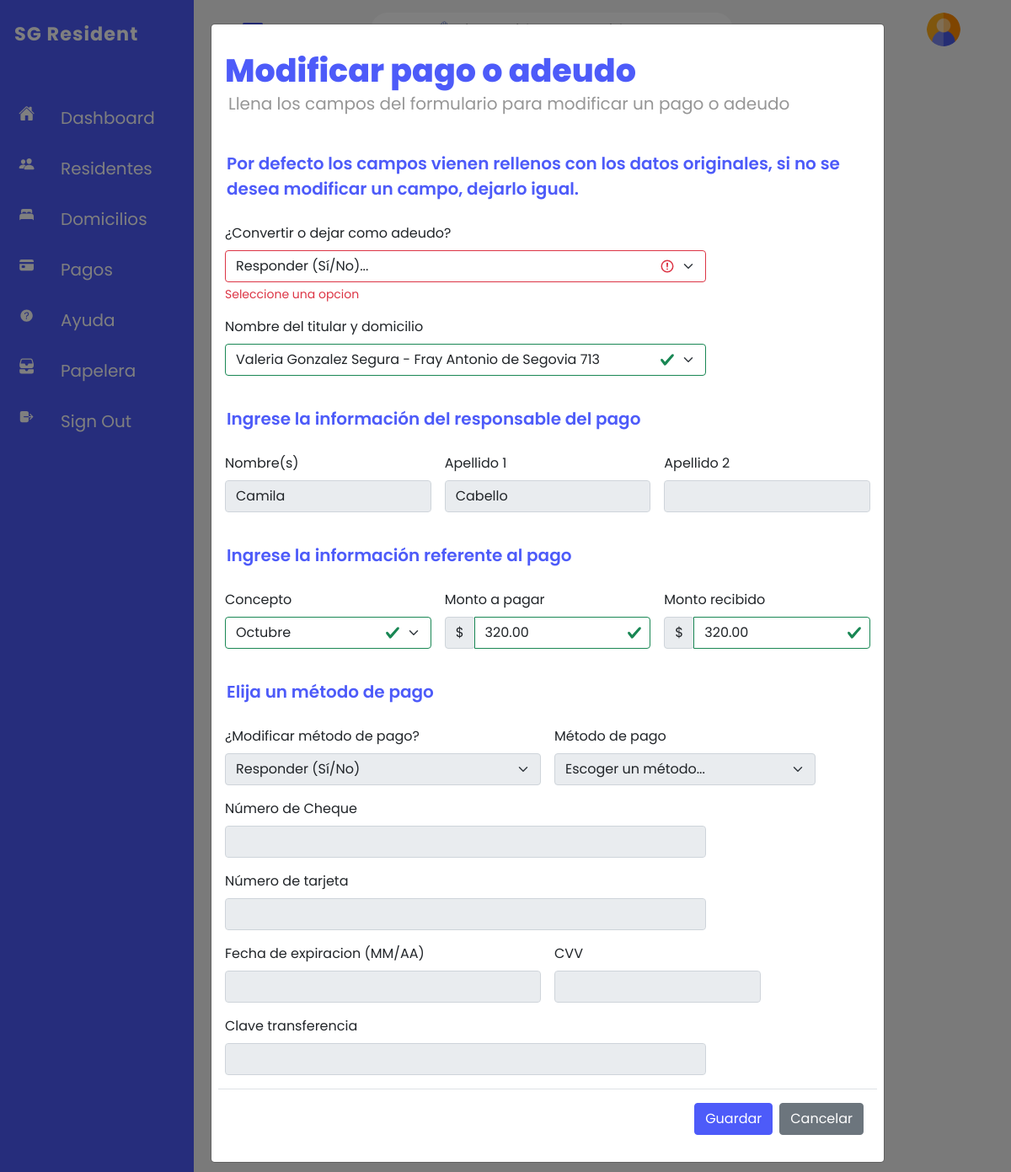
The page /configuraciones/operaciones_pago/mod_pago.php?id_=1 on the database its author committed.
### tables this page shows
CREATE TABLE pago(
	ID_PAGO			INT 			auto_increment			PRIMARY KEY,
	MES				VARCHAR(20)		NOT NULL,
	MONTO	 		DECIMAL(6,2)	DEFAULT 320.00,
	RECIBIDO		DECIMAL(6,2)	NULL,
	FCHA_PAGO		TIMESTAMP		DEFAULT current_timestamp,
	NOM_PAGADOR		VARCHAR(50) 	NULL,
	PAG_APELL_1		VARCHAR(50)		NULL,
	PAG_APELL_2		VARCHAR(50)		NULL,
	ADEUDO 			BIT				DEFAULT 0,
	INACTIVO		BIT 			DEFAULT 0,
	ID_TITULAR		INT,
	
	CONSTRAINT FKPago FOREIGN KEY(ID_TITULAR)  
		REFERENCES titular(ID_TITULAR) 
		ON UPDATE CASCADE
        ON DELETE SET NULL
);

### configuraciones/operaciones_pago/mod_pago.php (the view, shortened to what this page needs)
<?php
    include_once '../conexion_bd.php';
    $id = $_GET['id_'];
    $rsP = mysqli_query($conexion, "SELECT * FROM pago WHERE ID_PAGO = $id");
    $pago = mysqli_fetch_array($rsP);
?>
<html>
<head>
    <link rel="stylesheet" type="text/css" href="../../css/bootstrap.min.css">
    <link rel = "stylesheet" href = "../../css/style.css">
    <link rel="stylesheet" href="../../css/modal.css">
</head>
<body>
    <div class="container">
        <div class="main">
        </div>
    </div>
   <div class="modal fade" id="editar-pago" data-bs-backdrop="static" data-bs-keyboard="false" tabindex="-1" aria-labelledby="staticBackdropLabel" aria-hidden="true">
        <div class="modal-dialog modal-dialog-scrollable">
            <div class="modal-content">
                <div class="modal-header">
                    <div class="h1-modal">
                        <label>Modificar pago o adeudo</label>
                    </div>
                </div>
                <div class="modal-header" id="indicacion">
                    <label>Llena los campos del formulario para modificar un pago o adeudo</label>
                </div>
                <div class="modal-body">
                    <form method="POST" class="row g-3 needs-validation was-validated">
                        <div class="modal-header" id="indicacion2">
                            <label>Por defecto los campos vienen rellenos con los datos originales, si no se desea modificar un campo, dejarlo igual.</label>
                        </div>
                        <div class="col-md-9">
                            <label for="adeudo" class="form-label">¿Convertir o dejar como adeudo?</label>
                            <SELECT required class="form-select" name="convertirAdeudo" onchange="if(this.value=='No') {document.getElementById('nombre_pagador').disabled = false , document.getElementById('apellido_1_pagador').disabled = false , document.getElementById('apellido_2_pagador').disabled = false,
                                                                                                                document.getElementById('forma_pago').disabled = true, document.getElementById('mod-met').disabled = false} else
                                                                                                                {document.getElementById('nombre_pagador').disabled = true , document.getElementById('apellido_1_pagador').disabled = true , document.getElementById('apellido_2_pagador').disabled = true,
                                                                                                                document.getElementById('forma_pago').disabled = true, document.getElementById('mod-met').disabled = true} ;">
                                <option selected="" disabled="" value="">Responder (Sí/No)...</option>
                            </select>
                            <div class="invalid-feedback">
                                Seleccione una opcion
                            </div>
                        </div>
                        <div class="col-md-9">
                            <label for="selTitular" class="form-label">Nombre del titular y domicilio</label>
                            <select class="form-select" name="selTitular" id="selTitular">
                                <?php
                                $rsM = mysqli_query($conexion, "SELECT * FROM titular WHERE INACTIVO = 0");
                                while ($titular = mysqli_fetch_array($rsM)) {
                                    $rsD = mysqli_query($conexion, "SELECT * FROM domicilio WHERE ID_TITULAR = $titular[0]");
                                    $domres = mysqli_fetch_array($rsD);
                                    if($pago[10] == $titular[0]){
                                        echo "<option selected value='$titular[0]'>$titular[1] $titular[2] $titular[3] - $domres[0] $domres[1]</option>";
                                    }else{
                                    echo "<option value = '$titular[0]'> $titular[1] $titular[2] $titular[3] - $domres[0] $domres[1] </option>";
                                    }
                                }
                                ?>
                            </select>
                        </div>
                        <div class="modal-header" id="indicacion2">
                            <label>Ingrese la información del responsable del pago</label>
                        </div>
                        <div class="col-md-4">
                            <label for="nombre_pagador" class="form-label">Nombre(s)</label>
                            <input type="text" class="form-control" id="nombre_pagador" name="txtResponsable" value = "<?php echo $pago[5]; ?>" autocomplete="off" disabled maxlength="50" required pattern="[a-zA-Z][a-zA-Z\s]+" title="Letras. Tamaño mínimo: 1. Tamaño máximo: 50.">
                        </div>
                        <div class="col-md-4">
                            <label for="apellido_1_pagador" class="form-label">Apellido 1</label>
                            <input type="text" class="form-control" id="apellido_1_pagador" name="txtApell1Res" value = "<?php echo $pago[6]; ?>" autocomplete="off" disabled maxlength="50" required pattern="[A-Za-z]{1,50}" title="Letras. Tamaño mínimo: 1. Tamaño máximo: 50.">
                        </div>
                        <div class="col-md-4">
                            <label for="apellido_2_pagador" class="form-label">Apellido 2</label>
                            <input type="text" class="form-control" id="apellido_2_pagador" name="txtApell2Res" value = "<?php echo $pago[7]; ?>" autocomplete="off" disabled maxlength="50" required pattern="[A-Za-z]{1,50}" title="Letras. Tamaño mínimo: 1. Tamaño máximo: 50.">
                        </div>
                        <div class="modal-header" id="indicacion2">
                            <label>Ingrese la información referente al pago</label>
                        </div>
                        <div class="col-md-4">
                            <label for="concepto" class="form-label">Concepto</label>
                            <select class="form-select" id="id_titular" name="selMes">
                                <?php
                                    if($pago[1] == "Enero"){
                                        echo "<option selected value = 'Enero'>Enero</option>";
                                        echo "<option value = 'Febrero'>Febrero</option>";
                                        echo "<option value = 'Marzo'>Marzo</option>";
                                        echo "<option value = 'Abril'>Abril</option>";
                                        echo "<option value = 'Mayo'>Mayo</option>";
                                        echo "<option value = 'Junio'>Junio</option>";
                                        echo "<option value = 'Julio'>Julio</option>";
                                        echo "<option value = 'Agosto'>Agosto</option>";
                                        echo "<option value = 'Septiembre'>Septiembre</option>";
                                        echo "<option value = 'Octubre'>Octubre</option>";
                                        echo "<option value = 'Noviembre'>Noviembre</option>";
                                        echo "<option value = 'Diciembre'>Diciembre</option>";
                                    }
                                    else if($pago[1] == "Octubre"){
                                        echo "<option selected value = 'Octubre'>Octubre</option>";
                                    }
                                ?>
                            </select>
                        </div>
                        <div class="col-md-4">
                            <label for="monto" class="form-label">Monto a pagar</label>
                            <div class="input-group has-validation">
                                <span class="input-group-text" id="inputGroupPrepend3">$</span>
                                <input name="txtMonto" autocomplete="off" type="number" min = 0 step="0.01" value = "<?php echo $pago[2]; ?>" class="form-control is-invalid" id="monto" aria-describedby="inputGroupPrepend3 montoFeedback">
                            </div>
                        </div>
                        <div class="col-md-4">
                            <label for="recibido" class="form-label">Monto recibido</label>
                            <div class="input-group has-validation">
                                <span class="input-group-text" id="inputGroupPrepend3">$</span>
                                <input name="txtRecibido" autocomplete="off" type="number" min = 0 step="0.01" value="<?php echo $pago[3]; ?>" class="form-control is-invalid" id="recibido" aria-describedby="inputGroupPrepend3 montoFeedback">
                            </div>
                        </div>
                        <div class="modal-header" id="indicacion2">
                            <label>Elija un método de pago</label>
                        </div>
                        <div class="col-md-6">
                            <label for="mod-met" class="form-label">¿Modificar método de pago?</label>
                            <select class="form-select" disabled required id = "mod-met" name="mod-met" onchange="if(this.value=='No') {document.getElementById('forma_pago').disabled = true, document.getElementById('num_tarjeta').disabled = true , document.getElementById('fecha_exp').disabled = true , document.getElementById('cvv').disabled = true,
                                                                                                          document.getElementById('num_cheque').disabled = true, document.getElementById('clave_transferencia').disabled = true} else
                                                                                                            {document.getElementById('forma_pago').disabled = false}">
                                <option selected="" disabled="" value="">Responder (Sí/No)</option>
                            </select>
                        </div>
                        <div class="col-md-5">
                            <label for="forma_pago" class="form-label">Método de pago</label>
                            <SELECT id="forma_pago" disabled class="form-select" name="formaPago" onchange="if(this.value=='Tarjeta') {document.getElementById('num_tarjeta').disabled = false , document.getElementById('fecha_exp').disabled = false , document.getElementById('cvv').disabled = false} else
                                                                                              {document.getElementById('num_tarjeta').disabled = true , document.getElementById('fecha_exp').disabled = true , document.getElementById('cvv').disabled = true} ;
                                                         if(this.value=='Cheque')  {document.getElementById('num_cheque').disabled = false } else
                                                         {document.getElementById('num_cheque').disabled = true }
                                                         if(this.value=='Transferencia')  {document.getElementById('clave_transferencia').disabled = false } else
                                                         {document.getElementById('clave_transferencia').disabled = true }">
                                <option selected="" disabled="" value="">Escoger un método...</option>
                            </select>
                        </div>
                        <div class="col-md-9">
                            <label for="num_cheque" class="form-label">Número de Cheque</label>
                            <input class="form-control" type="text" id="num_cheque" name="txtNoCheque" autocomplete="off" disabled required maxlength="20" pattern="^[0-9]+" title="Numeros de 0 a 9. Tamaño máximo: 20 dígitos.">
                        </div>
                        <div class="col-md-9">
                            <label for="num_tarjeta" class="form-label">Número de tarjeta</label>
                            <input class="form-control" type="text" id="num_tarjeta" name="txNoTarjeta" disabled autocomplete="off" required minlength="16" maxlength="20" pattern="^[0-9]+" title="Numeros de 0 a 9. De 16 a 20 dígitos.">
                        </div>
                        <div class="col-md-6">
                            <label for="fecha_exp" class="form-label">Fecha de expiracion (MM/AA)</label>
                            <input class="form-control" type="text" id="fecha_exp" name="txtFechaExp" disabled autocomplete="off" required minlength="5" maxlength="5" pattern="[0-9][0-9]/[0-9][0-9]" title="Numeros de 0 a 9.">
                        </div>
                        <div class="col-md-4">
                            <label for="cvv" class="form-label">CVV</label>
                            <input class="form-control" type="text" id="cvv" name="txtCVV" disabled autocomplete="off" required minlength="3" maxlength="3" pattern="^[0-9]+" title="Numeros de 0 a 9.">
                        </div>
                        <div class="col-md-9">
                            <label for="clave_transferencia" class="form-label">Clave transferencia</label>
                            <input class="form-control" type="text" id="clave_transferencia" name="txtClaveTrans" disabled autocomplete="off" required minlength="1" maxlength="20" pattern="^[0-9]+" title="Numeros de 0 a 9. Tamaño máximo: 20 dígitos.">
                        </div>
                        <div class="modal-footer">
                            <button name="btn-mod-pago" class="btn btn-primary" type="submit" onclick='return modificar()'>Guardar</button>
                            <a href = "../../secciones/vista_pago.php">
                                <button type="button" class="btn btn-secondary" data-bs-dismiss="modal">Cancelar</button>
                            </a>
                        </div>
                    </form>
                </div>
            </div>
        </div>
    </div>
</body>
</html>

### rows shown on the page
pago: txtResponsable "Camila", txtApell1Res "Cabello", selMes "Octubre", txtMonto "320.00", txtRecibido "320.00"

### other values the page prints
form field selTitular "Valeria Gonzalez Segura - Fray Antonio de Segovia 713"
